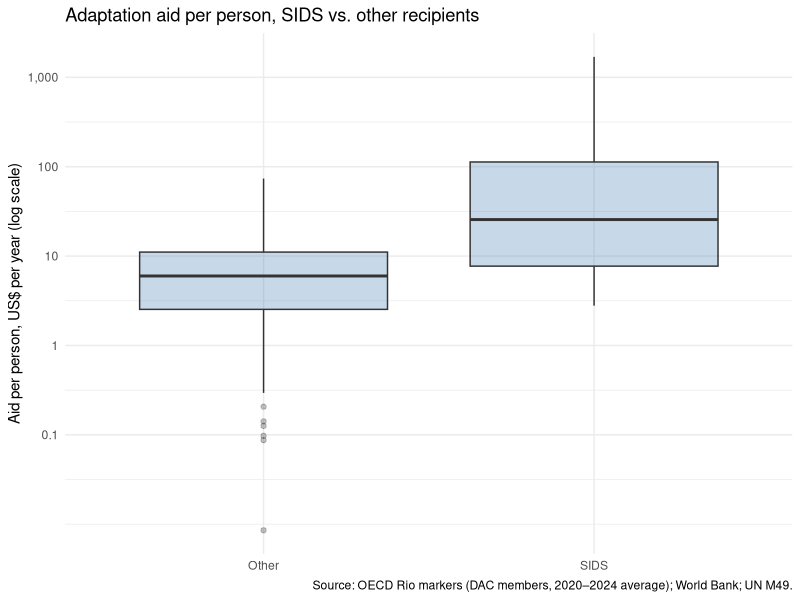
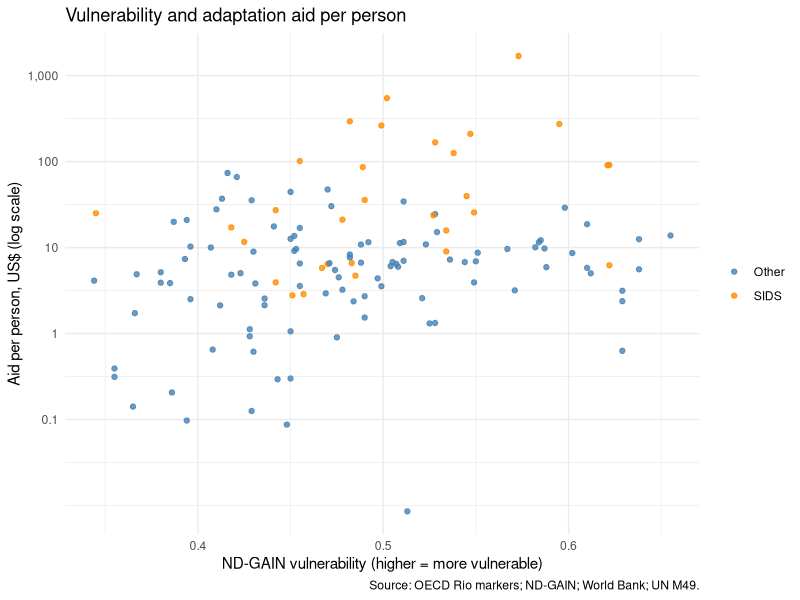
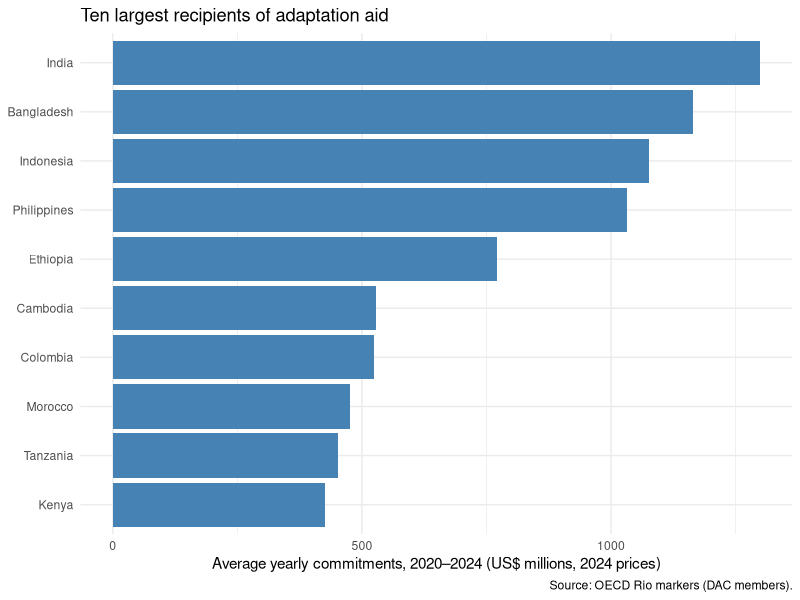
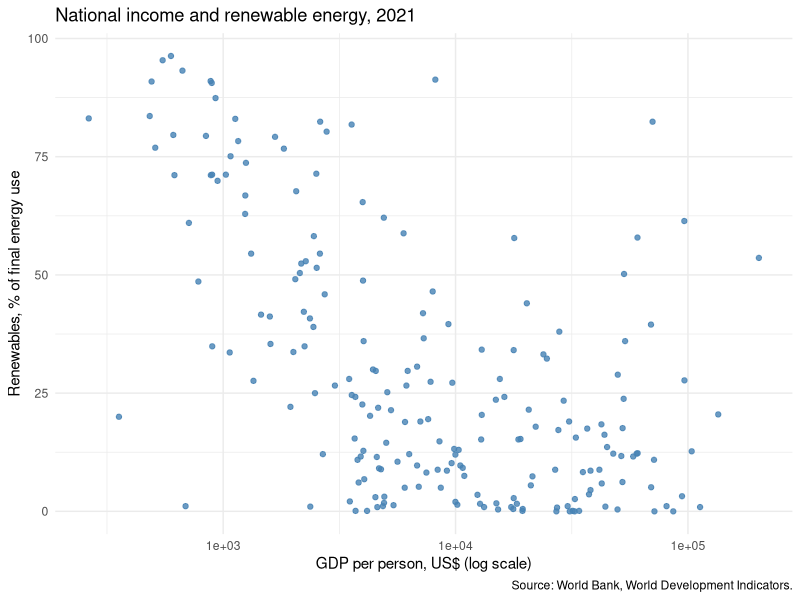
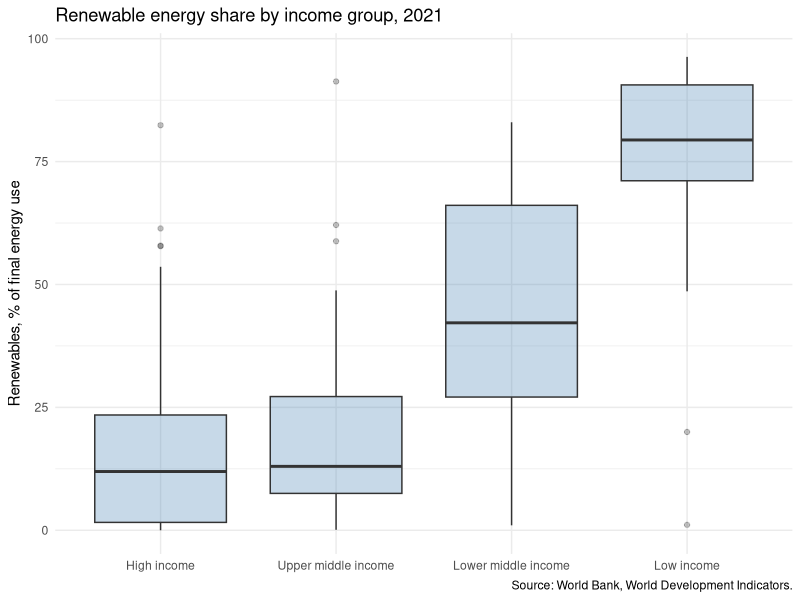

Recreate these plots in R, in order.
## ---- chunk 1
#| message: false
library(tidyverse)
## ---- chunk 2
aid <- read_csv("data/adaptation_aid.csv")
glimpse(aid)
nrow(aid)
## ---- chunk 3
aid %>% count(sids)
aid %>% count(income_group)
## ---- chunk 4
aid <- aid %>%
  mutate(aid_pc = adapt_aid_musd * 1000000 / population)
## ---- chunk 5
aid %>%
  summarize(mean = mean(aid_pc),
            median = median(aid_pc),
            sd = sd(aid_pc),
            n = n())
## ---- chunk 6
aid %>%
  arrange(desc(adapt_aid_musd)) %>%
  select(country, sids, adapt_aid_musd, aid_pc) %>%
  slice_head(n = 10)

aid %>%
  arrange(desc(aid_pc)) %>%
  select(country, sids, population, aid_pc) %>%
  slice_head(n = 10)
## ---- chunk 7
aid %>%
  group_by(sids) %>%
  summarize(mean_pc = mean(aid_pc),
            median_pc = median(aid_pc),
            sd_pc = sd(aid_pc),
            n = n())
## ---- chunk 8
aid %>%
  group_by(sids) %>%
  summarize(total_musd = sum(adapt_aid_musd)) %>%
  mutate(share = total_musd / sum(total_musd))
## ---- chunk 9
aid_low <- aid %>%
  filter(income_group %in% c("Low income", "Lower middle income"))

aid_low %>%
  group_by(sids) %>%
  summarize(median_pc = median(aid_pc),
            n = n())
## ---- chunk 10
ggplot(aid, aes(x = sids, y = aid_pc)) +
  geom_boxplot(fill = "steelblue", alpha = 0.3) +
  scale_y_log10(breaks = c(0.1, 1, 10, 100, 1000),
                labels = c("0.1", "1", "10", "100", "1,000")) +
  labs(title = "Adaptation aid per person, SIDS vs. other recipients",
       x = NULL,
       y = "Aid per person, US$ per year (log scale)",
       caption = "Source: OECD Rio markers (DAC members, 2020–2024 average); World Bank; UN M49.") +
  theme_minimal()
## ---- chunk 11
ggplot(aid, aes(x = vulnerability, y = aid_pc, color = sids)) +
  geom_point(alpha = 0.8) +
  scale_y_log10(breaks = c(0.1, 1, 10, 100, 1000),
                labels = c("0.1", "1", "10", "100", "1,000")) +
  scale_color_manual(values = c(Other = "steelblue", SIDS = "darkorange")) +
  labs(title = "Vulnerability and adaptation aid per person",
       x = "ND-GAIN vulnerability (higher = more vulnerable)",
       y = "Aid per person, US$ (log scale)",
       color = NULL,
       caption = "Source: OECD Rio markers; ND-GAIN; World Bank; UN M49.") +
  theme_minimal()
## ---- chunk 12
aid %>%
  arrange(desc(adapt_aid_musd)) %>%
  slice_head(n = 10) %>%
  ggplot(aes(x = adapt_aid_musd, y = reorder(country, adapt_aid_musd))) +
  geom_col(fill = "steelblue") +
  labs(title = "Ten largest recipients of adaptation aid",
       x = "Average yearly commitments, 2020–2024 (US$ millions, 2024 prices)",
       y = NULL,
       caption = "Source: OECD Rio markers (DAC members).") +
  theme_minimal()
## ---- chunk 13
cor(aid$vulnerability, log(aid$aid_pc))
## ---- chunk 14
cor.test(aid$vulnerability, log(aid$aid_pc))
## ---- chunk 15
t.test(aid_pc ~ sids, data = aid)
## ---- chunk 16
t.test(aid_pc ~ sids, data = aid_low)
## ---- chunk 17
renew <- read_csv("data/renewables.csv")
glimpse(renew)
nrow(renew)
## ---- chunk 18
renew %>% count(income_group)
## ---- chunk 19
renew %>%
  summarize(mean = mean(renew_share),
            median = median(renew_share),
            sd = sd(renew_share),
            n = n())
## ---- chunk 20
renew %>%
  arrange(desc(renew_share)) %>%
  select(country, income_group, gdp_pc, renew_share) %>%
  slice_head(n = 10)
## ---- chunk 21
renew %>%
  group_by(income_group) %>%
  summarize(mean = mean(renew_share),
            median = median(renew_share),
            sd = sd(renew_share),
            n = n())
## ---- chunk 22
renew %>%
  group_by(income_group) %>%
  summarize(total_pop = sum(population)) %>%
  mutate(share = total_pop / sum(total_pop))
## ---- chunk 23
ggplot(renew, aes(x = gdp_pc, y = renew_share)) +
  geom_point(color = "steelblue", alpha = 0.8) +
  scale_x_log10() +
  labs(title = "National income and renewable energy, 2021",
       x = "GDP per person, US$ (log scale)",
       y = "Renewables, % of final energy use",
       caption = "Source: World Bank, World Development Indicators.") +
  theme_minimal()
## ---- chunk 24
ggplot(renew, aes(x = reorder(income_group, renew_share), y = renew_share)) +
  geom_boxplot(fill = "steelblue", alpha = 0.3) +
  labs(title = "Renewable energy share by income group, 2021",
       x = NULL,
       y = "Renewables, % of final energy use",
       caption = "Source: World Bank, World Development Indicators.") +
  theme_minimal()
## ---- chunk 25
cor(log(renew$gdp_pc), renew$renew_share)
cor.test(log(renew$gdp_pc), renew$renew_share)
## ---- chunk 26
renew_two <- renew %>%
  filter(income_group %in% c("High income", "Low income"))

t.test(renew_share ~ income_group, data = renew_two)
## ---- chunk 27

## ---- chunk 28

## ---- chunk 29

## ---- chunk 30

## ---- chunk 31

## ---- chunk 32

## ---- chunk 33

## ---- chunk 34

## ---- chunk 35
